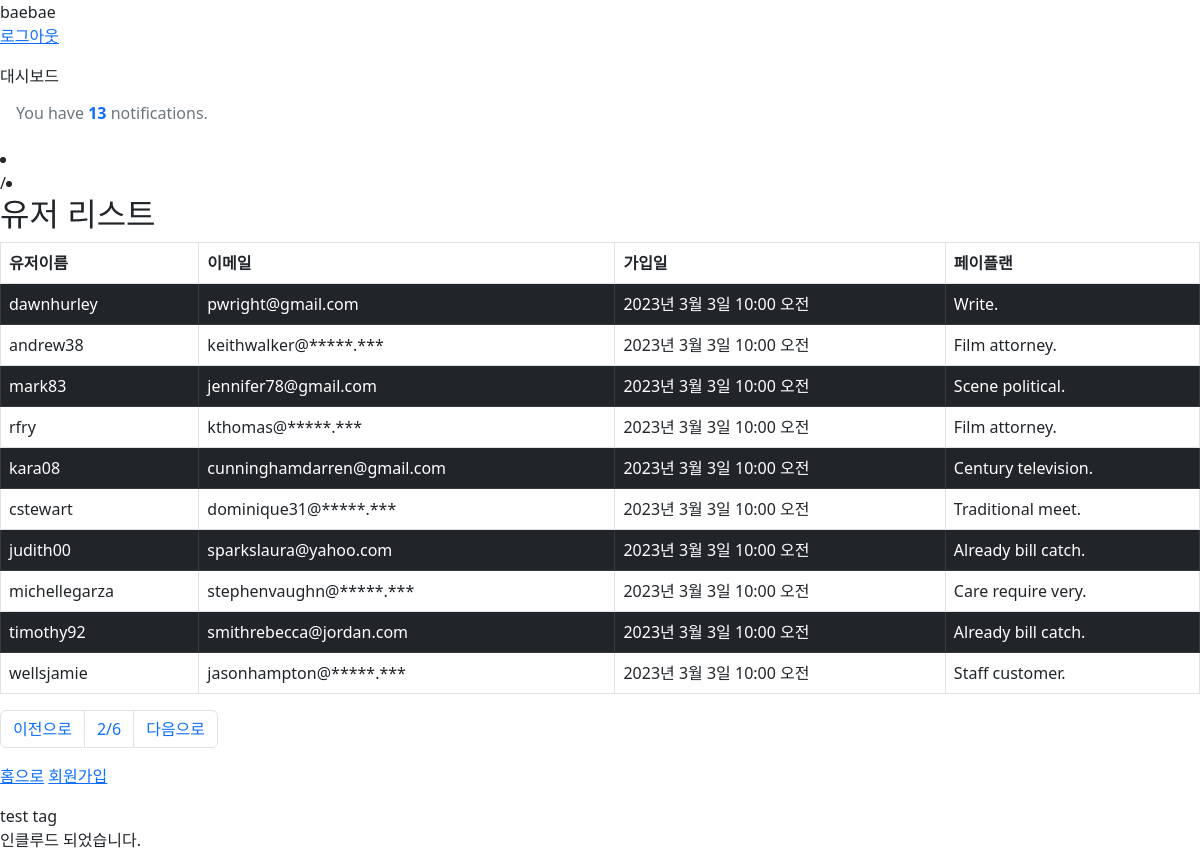
Page /list/?p=2 (signed in) on the committed database.
### shortener/models.py (models this page shows)
class Users(AbstractUser):
    full_name = models.CharField(max_length=100, null=True)
    pay_plan = models.ForeignKey(PayPlan, on_delete=models.DO_NOTHING, null=True)

class PayPlan(models.Model):
    name = models.CharField(max_length=20)
    price = models.IntegerField()
    updated_at = models.DateTimeField(auto_now=True) # update time
    create_at = models.DateTimeField(auto_now_add=True) # create time once

### shortener/views.py (the view)
# urls.py: path('list/', list_view, name="list_view"),
@login_required
def list_view(request):
    page = int(request.GET.get("p",1)) # if p does not exist : 1
    print(request.GET) # <QueryDict: {'p': ['2']}>
    users = Users.objects.all().order_by('-id') # ORM
    paginator = Paginator(users, 10) # 10 users per each page
    print(paginator) # <django.core.paginator.Paginator object at 0x000001C926623130>
    users = paginator.get_page(page) # input 10 users in page. returns page
    print(users) # <Page 2 of 6>
    return render(request, "boards.html", {"users":users})

### shortener/templatetags/custom_tags.py (called while the page is built)
@register.filter(name="email_ma")
def email_masker(value, arg=None):
    email_split = value.split("@")
    print(arg)
    return f"{email_split[0]}@*****.***" if arg %2 == 0 else value

@register.simple_tag(name="test_tags", takes_context=True)
def test_tags(context): # Page containing information in 'context'
    for c in context: # 'for' loop makes rendering slow
        i = 1
        print(c, " ", i)
        i += 1
    tag_html = "<span>test tag</span>"
    return mark_safe(tag_html) # this tag is trustworty.

### templates/boards.html (shortened to what this page needs)
{% extends "base.html" %}
{% block content %}
{% load custom_tags %}
    <h2>유저 리스트</h2>
    <table class="table table-bordered">
        <thead>
            <th>유저이름</th>
            <th>이메일</th>
            <th>가입일</th>
            <th>페이플랜</th>
        </thead>
        {% for u in users %}
        <tr class={% cycle "table-dark" "" %}>
            <td>{{ u.username }}</td>
            <td>{{ u.email|email_ma:u.id }}</td>
            <td>{{ u.date_joined }}</td>
            <td>{{ u.pay_plan.name }}</td>
        </tr>
        {% endfor %}
    </table>
    <nav aria-label="Page navigation example">
        <ul class="pagination">
            {% if users.has_previous %}
            <li class="page-item">
                <a class="page-link" href="?p={{users.previous_page_number}}">이전으로</a>
            </li>
            {% else %}
            <li class="page-item">
                <a class="page-link" href="#">이전으로</a>
            </li>
            {% endif %}
            <li class="page-item">
                <a class="page-link" href="#">{{ users.number }}/{{ users.paginator.num_pages }}</a>
            </li>
            {% if users.has_next %}
            <li class="page-item">
                <a class="page-link" href="?p={{users.next_page_number}}">다음으로</a>
            </li>
            {% else %}
            <li class="page-item">
                <a class="page-link" href="#">이전으로</a>
            </li>
            {% endif %}
        </ul>
    </nav>
    <p>
        <a href="{% url 'index' %}">홈으로</a>
        <a href="{% url 'register' %}">회원가입</a>
    </p>
    {% test_tags %}
    {% include "include_text.html" %}
{% endblock %}

### templates/base.html (shortened to what this page needs)
<!DOCTYPE html>
<html lang="en">
    <head>
        <link href="https://cdn.jsdelivr.net/npm/bootstrap@5.2.3/dist/css/bootstrap.min.css" rel="stylesheet">
    </head>
<body>
    {{ user.username }} <br>
    {% if user.is_authenticated %}
    <p><a href="{% url 'logout' %}">로그아웃</a></p>
    {% else %}
    <p><a href="{% url 'login' %}">로그인</a></p>
    <p><a href="{% url 'register' %}">회원가입</a></p>
    {% endif %}
    {% include 'includes/nav.html' %}
    {% include 'includes/top_nav.html' %}
    <li class="breadcrumb-item"><a href="#">{% block main_breadscumb %}{% endblock %}</a></li>
    <li class="breadcrumb-item active">{% block sub_breadscumb %}{% endblock %}</li>
    {% block content %}
    {% endblock %}
</body>
</html>

### rows in the picture
Users: username "baebae", username "test tag"
Users: username "dawnhurley", email|email_ma "pwright@gmail.com", date_joined "2023년 3월 3일 10:00 오전", pay_plan.name "Write."
Users: username "andrew38", email|email_ma "keithwalker@*****.***", date_joined "2023년 3월 3일 10:00 오전", pay_plan.name "Film attorney."
Users: username "mark83", email|email_ma "jennifer78@gmail.com", date_joined "2023년 3월 3일 10:00 오전", pay_plan.name "Scene political."
Users: username "rfry", email|email_ma "kthomas@*****.***", date_joined "2023년 3월 3일 10:00 오전", pay_plan.name "Film attorney."
Users: username "kara08", email|email_ma "cunninghamdarren@gmail.com", date_joined "2023년 3월 3일 10:00 오전", pay_plan.name "Century television."
Users: username "cstewart", email|email_ma "dominique31@*****.***", date_joined "2023년 3월 3일 10:00 오전", pay_plan.name "Traditional meet."
Users: username "judith00", email|email_ma "sparkslaura@yahoo.com", date_joined "2023년 3월 3일 10:00 오전", pay_plan.name "Already bill catch."
Users: username "michellegarza", email|email_ma "stephenvaughn@*****.***", date_joined "2023년 3월 3일 10:00 오전", pay_plan.name "Care require very."
Users: username "timothy92", email|email_ma "smithrebecca@jordan.com", date_joined "2023년 3월 3일 10:00 오전", pay_plan.name "Already bill catch."
Users: username "wellsjamie", email|email_ma "jasonhampton@*****.***", date_joined "2023년 3월 3일 10:00 오전", pay_plan.name "Staff customer."

### other values in the picture
{{ users.number }} "2"
{{ users.paginator.num_pages }} "6"
